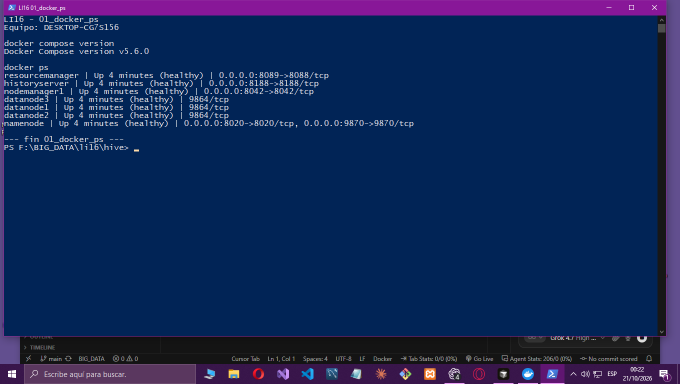
#> input picture practicas/LI16_revision/embedded/evidence_01.png, 1360 x 768 px (shown at 1/2 size); its folder holds only this picture in this run
$ python contact.py
#> lines starting #> are read from the running program, lines starting #| are printed output that depends on the picture
from pathlib import Path
from PIL import Image, ImageDraw
folder=Path(r'F:\BIG_DATA\_review_li16\embedded')
files=sorted(folder.glob('evidence_*.png'))
thumb_w,thumb_h=340,192
cols=3
rows=(len(files)+cols-1)//cols
sheet=Image.new('RGB',(cols*thumb_w,rows*(thumb_h+32)), 'white')
#> sheet: PIL image 1020x224 RGB; every value is 255
draw=ImageDraw.Draw(sheet)
for i,p in enumerate(files):
    im=Image.open(p).convert('RGB').resize((thumb_w,thumb_h))
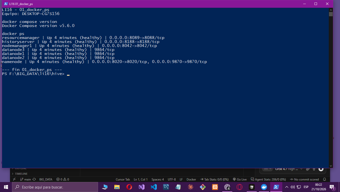
#> im: PIL image 340x192 RGB; mean R, G, B 18.5, 39.2, 87.9
    x=(i%cols)*thumb_w; y=(i//cols)*(thumb_h+32)
    sheet.paste(im,(x,y+24)); draw.text((x+4,y+4),p.name,fill='black')
#> after `sheet.paste(im, (x, y + 24))`:
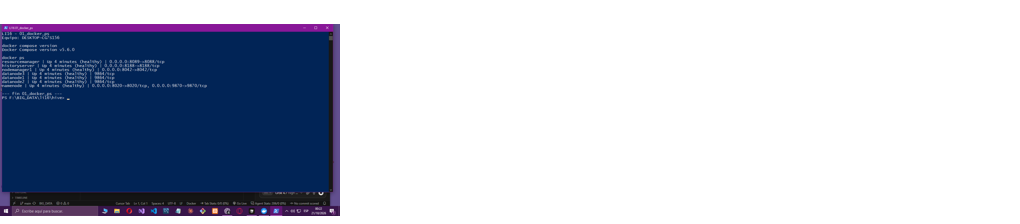
#> sheet: PIL image 1020x224 RGB; mean R, G, B 187.4, 193.3, 207.3
out=folder.parent/'contact.png'; sheet.save(out); print(out)
#> after `out = folder.parent / 'contact.png'`:
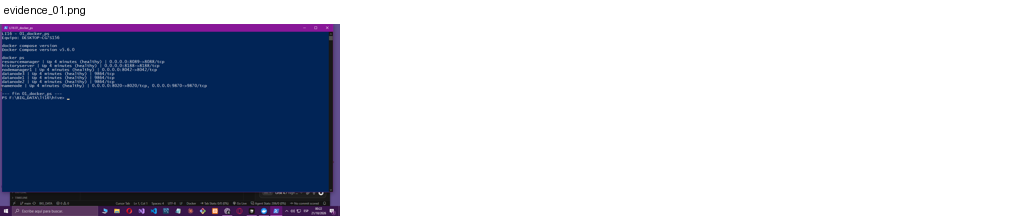
#> saved as contact.png: PIL image 1020x224 RGB; mean R, G, B 187.2, 193.1, 207.1

$ run again, on practicas/LI16_revision/embedded/evidence_02.png
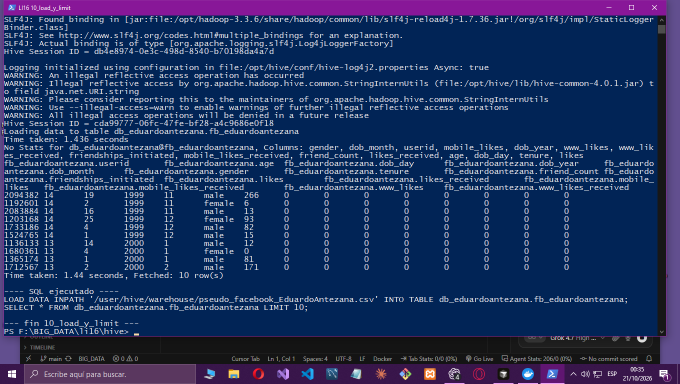
#> input picture practicas/LI16_revision/embedded/evidence_02.png, 1360 x 768 px (shown at 1/2 size)
#> `im=Image.open(p).convert('RGB').resize((thumb_w,thumb_h))`:
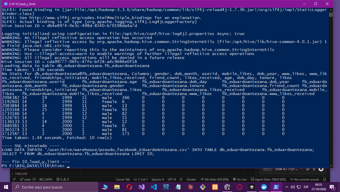
#> im: PIL image 340x192 RGB; mean R, G, B 30.3, 48.8, 95.2
#> `out = folder.parent / 'contact.png'`:
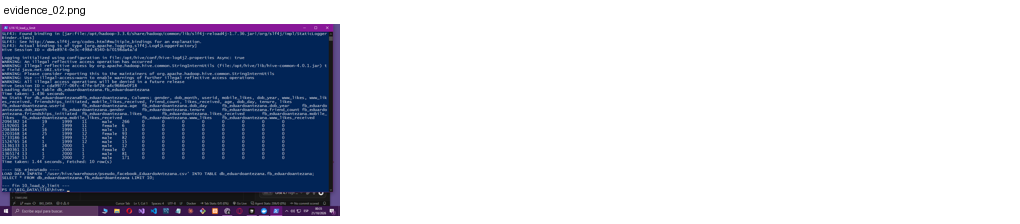
#> saved as contact.png: PIL image 1020x224 RGB; mean R, G, B 190.6, 195.9, 209.2
